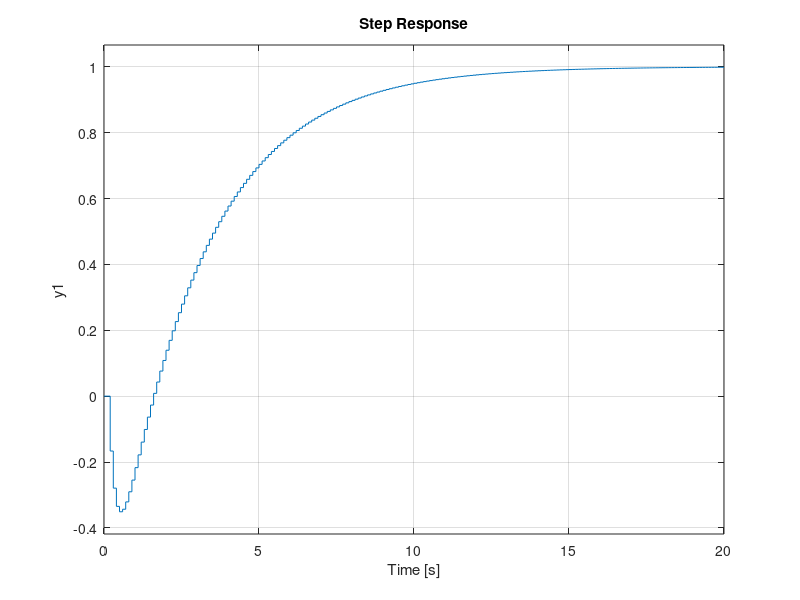

Source code (MATLAB): (Note: this script raises an error after producing the figure.)
%% case_study_quantized_lqi_dp.m
% Quantized LQI case study (2nd-order SISO)
% Compares scalar quantizer designs:
%   - Uniform
%   - Logarithmic (mu-law companded)
%   - Lloyd / K-means (1D weighted)
%   - Dynamic Programming (globally optimal weighted 1D)

% DONE: Works correctly if you let the steady-state stay enough 
% in the trajectory
% TODO: define a number of full trajectories + 
% define a number of initializations to the first part of the trajectory

clear; clc; close all;
rng(7);

%% =========================
% 1) Plant + LQI controller
% ==========================
Ts = 0.1;

% UNSTABLE + NONMINIMUM PHASE
A = [1.2,0.4;
    -0.3,0.9];
B = [1;0.5];
C = [1,1];
D = 0;

n = size(A,1);   % = 2
m = size(B,2);   % = 1
p = size(C,1);   % = 1

% LQI integrator gain T (paper notation, scalar in SISO)
Ti = Ts;   % T = Ts for forward-Euler-like discrete integrator

% Augmented nominal (unquantized) servo dynamics
% xi = [x; z],  z_{k+1} = z_k + Ti (r_k - y_k)
Aaug = [A,            zeros(n,p);
       -Ti*C,         eye(p)];
Baug = [B; zeros(p,m)];

% LQI/LQR weights on augmented state and command
% vastly different weights to have slow and fast closed-loop dynamics
% Qaug = diag([12, 1.5, 25]);
Qaug = diag([8, 1, 16]);
R = 1; 

% MATLAB dlqr uses u = -Kdlqr * xi
Kdlqr = dlqr(Aaug, Baug, Qaug, R);
Kfull = -Kdlqr;            % paper convention u = K * xi
Kx = Kfull(:,1:n);         % 1x2
Kz = Kfull(:,n+1:end);     % 1x1

% Closed-loop matrices in manuscript form
Acl = [A + B*Kx,   B*Kz;
      -Ti*C,       1];
Gx = [B*Kx;
      zeros(p,n)];          % size (n+p) x n = 3x2
Gy = [zeros(n,p);
     -Ti*eye(p)];           % size (n+p) x p = 3x1
E = [zeros(n,p); Ti*eye(p)]; % not used here (regulation form)

fprintf('\n=== Open-loop checks ===\n');
fprintf('eig(Acl) = \n');
disp(eig(A).');
fprintf('zero(ss(A,B,C,D))) = \n');
disp(zero(ss(A,B,C,D,Ts)))

% figure,step(ss(A,B,C,D,Ts),5)

fprintf('\n=== Closed-loop checks ===\n');
fprintf('eig(Acl) = \n');
disp(eig(Acl).');
assert(all(abs(eig(Acl)) < 1), 'Acl is not Schur. Retune Qaug/R.');

figure('Name','Closed-loop ideal step response')
step(ss(Acl,E,[C,0],0,Ts))

stepperf = stepinfo(ss(Acl,E,[C,0],0,Ts));
settlingTime = stepperf.SettlingTime

%% ============================================
% Reference signal for evaluation/training
% ============================================

% @USERTODO: define adequate tfin_sim for requested experiment

% num_windows = 3
% gamma = 0.98;   % discounted command-distortion factor
% refCfg.type = 'const'; refCfg.r0 = 0.0;  % stabilization to origin
% x0_box     = [1.5; 1.5]*2;   % random x0 in [-box, box]
% z0_box     = 0.8*2;          % random z0 in [-z0_box, z0_box]

% num_windows = 3
% gamma = 0.98;   % discounted command-distortion factor
% refCfg.type = 'const'; refCfg.r0 = -0.7;
% x0_box     = [1.5; 1.5]*2;   % random x0 in [-box, box]
% z0_box     = 0.8*2;          % random z0 in [-z0_box, z0_box]

% num_windows = 5
% gamma = 0.99;   % discounted command-distortion factor
% refCfg.type = 'sine'; refCfg.amp = 0.4; refCfg.freq = 0.15/10/4; refCfg.bias = 0.4;
% x0_box     = [1.5; 1.5]*2;   % random x0 in [-box, box]
% z0_box     = 0.8*2;          % random z0 in [-z0_box, z0_box]
% 
% % num_windows = 6
% num_windows = 5
% min_settlingTime_window = ceil(settlingTime/10)*10
% num_samples_per_settlingTime_window = round(min_settlingTime_window/Ts);
% tfin_sim = min_settlingTime_window*num_windows
% gamma = 0.995;   % discounted command-distortion factor
% % refCfg.type = 'piecewise'; refCfg.switch_k = [0 1 2 3 4 5]*num_samples_per_settlingTime_window; refCfg.values   = [0.0 0.7 -0.4 0.6 0.2 0.2]*2;  % long final constant segment helps show quantization limit cycles
% refCfg.type = 'piecewise'; refCfg.switch_k = [0 1 2 3 4]*num_samples_per_settlingTime_window; refCfg.values   = [0.0 0.7 -0.4 0.6 0.2]*2;  % long final constant segment helps show quantization limit cycles
% % x0_box     = [10,10];   % random x0 in [-box, box]
% % z0_box     = 10;       % random z0 in [-z0_box, z0_box]
% x0_box     = [5,5];   % random x0 in [-box, box]
% z0_box     = 1;       % random z0 in [-z0_box, z0_box]

%
num_windows = 4
min_settlingTime_window = ceil(settlingTime/10)*10*2
num_samples_per_settlingTime_window = round(min_settlingTime_window/Ts);
tfin_sim = min_settlingTime_window*num_windows
% gamma = 0.997;   % discounted command-distortion factor
% gamma = 1;   % discounted command-distortion factor
gamma = 0.9992;   % discounted command-distortion factor
refCfg.type = 'mixed';
refCfg.switch_k = [0 1 2]*num_samples_per_settlingTime_window;
refCfg.segType = {'step','ramp','sine'};
ramp_max = 0.6;
refCfg.segPar  = {
    struct('value', -0.7),                         ... % step to -0.7
    struct('start', -0.7, 'slope', ramp_max/min_settlingTime_window/4.5/1.1,'min',-0.7,'max',ramp_max),        ... % ramp: -0.4 + 0.002*tau
    struct('bias',0.5, 'amp', 0.3, 'freq', 0.01/2,'phase',pi), ... % sine in segment time
};
x0_box     = [5,5];   % random x0 in [-box, box]
z0_box     = 1;       % random z0 in [-z0_box, z0_box]


%%
% min_settlingTime_window = ceil(settlingTime/10)*10
% num_samples_per_settlingTime_window = round(min_settlingTime_window/Ts);
% tfin_sim = min_settlingTime_window*num_windows

%% =========================================
% 2) Discounted Lyapunov matrix + sensitivities
% ============================================
% Theorem 2 quantities
% Qu = K' R K (here R scalar)
% Qu = Kfull' * R * Kfull; % old; u only
% Qdelta = Qaug/25/2/10;
% Qdelta = Qaug*0;
Qdelta = Qaug; 
Qu = Qdelta + Kfull' * R * Kfull;
Qu = (Qu+Qu')/2;

% Discounted Lyapunov equation:
% Su = Qu + gamma * Acl' * Su * Acl
% MATLAB dlyap solves: A X A' - X + Q = 0  => X = A X A' + Q
% Use A = sqrt(gamma)*Acl'
Su = dlyap(sqrt(gamma)*Acl', Qu);

Wx_u = Gx' * Su * Gx + Kx' * R * Kx;  % 2x2
Wy_u = Gy' * Su * Gy;                  % 1x1

% Corollary row-sum weights (sufficient separable bound)
alpha_x = diag(Wx_u) + (sum(abs(Wx_u),2) - abs(diag(Wx_u)));
alpha_y = diag(Wy_u) + (sum(abs(Wy_u),2) - abs(diag(Wy_u)));

fprintf('\n=== Sensitivity matrices ===\n');
disp('Wx_u ='); disp(Wx_u);
disp('Wy_u ='); disp(Wy_u);
disp('alpha_x ='); disp(alpha_x.');
disp('alpha_y ='); disp(alpha_y.');

%% ===================================
% 3) Training data from ideal LQI loop
% ====================================
% Regulation / deviation case (r_k = 0)
% We collect ideal trajectories and design quantizers from x,y samples.

% nTrainTraj = 500;
nTrainTraj = 500;
% nTrainTraj = 200;
% nTrainTraj = 100;
%
% horizon for data collection
% Htrain     = 100;   
% Htrain     = 750;
% Htrain     = 600;
Htrain = round(tfin_sim/Ts);
%
% nTestTraj = 250;
nTestTraj = 250;
% nTestTraj = 50;
% nTestTraj = 20;
% Heval     = 180;  % truncated discounted horizon
%
Heval     = Htrain;  % truncated discounted horizon

% train = collect_ideal_dataset(A, B, C, Kx, Kz, Ti, nTrainTraj, Htrain, x0_box, z0_box, gamma);
train = collect_ideal_dataset_ref(A, B, C, Kx, Kz, Ti, nTrainTraj, Htrain, x0_box, z0_box, gamma, refCfg);

% Training arrays
x1_samples = train.x(:,1);
x2_samples = train.x(:,2);
y_samples  = train.y(:);
omega_t    = train.w(:);   % discount-consistent weights gamma^k

% Prescribed quantizer ranges (hardware-like fixed ranges)
% Here selected from training envelope with margin.
range_margin = 1.25;
Sx = range_margin * [max(abs(x1_samples)), max(abs(x2_samples))];
Sy = range_margin * max(abs(y_samples));

% Enforce samples inside prescribed ranges (for design consistency)
assert(all(abs(x1_samples) <= Sx(1)+1e-12));
assert(all(abs(x2_samples) <= Sx(2)+1e-12));
assert(all(abs(y_samples)  <= Sy   +1e-12));

%% Fixed per-channel level counts
% % MANUAL MODE
% Nx = [9, 9];   % x1, x2
% Ny = 9;        % y
% Nx = [64, 64];   % x1, x2
% Ny = 64;        % y
% Nx = [128, 128];   % x1, x2 %% recommended (for same allocation for all)
% Ny = 128;        % y
% Nx = [211, 113];   % x1, x2 %%
% Ny = 60;        % y
% Nx = [256, 256];   % x1, x2
% Ny = 256;        % y

% QUASI OPTIMAL BIT ALLOCATION
% Ntot = 768;
Ntot = 384;
% Ntot = 320;
% Ntot = 256;
% Ntot = 192;
% % %
% Qdelta2 = Qaug*0; 
Qdelta2 = Qaug;
Qu2 = Qdelta2 + Kfull' * R * Kfull;
Qu2 = (Qu2+Qu2')/2;
Su2 = dlyap(sqrt(gamma)*Acl', Qu2);
Wx_u2 = Gx' * Su2 * Gx + Kx' * R * Kx;  % 2x2
Wy_u2 = Gy' * Su2 * Gy;                  % 1x1
alpha_x = diag(Wx_u2) + (sum(abs(Wx_u2),2) - abs(diag(Wx_u2)));
alpha_y = diag(Wy_u2) + (sum(abs(Wy_u2),2) - abs(diag(Wy_u2)));
% % % %
S = [Sx(1); Sx(2); Sy];
alpha = [alpha_x(1); alpha_x(2); alpha_y(1)];
c = alpha .* (S.^2);
w = c.^(1/3);
N = Ntot * w / sum(w);
Nint = round(N); 
% fix rounding to sum exactly:
delta = Ntot - sum(Nint);
[~,idx] = sort(N - Nint,'descend');
Nint(idx(1:abs(delta))) = Nint(idx(1:abs(delta))) + sign(delta);
% Nint
Nx = [Nint(1),Nint(2)];
Ny = Nint(3);
% Nx = [89+20,37]
% Ny = [66-20]

fprintf('\n=== Quantizer ranges / levels ===\n');
fprintf('Sx = [%.4f, %.4f], Sy = %.4f\n', Sx(1), Sx(2), Sy);
fprintf('Nx = [%d, %d], Ny = %d\n', Nx(1), Nx(2), Ny);
fprintf('Ntot = %d\n', Nx(1)+Nx(2)+Ny);

%% =============================================
% 4) Design scalar quantizers (4 methods/channel)
% =============================================
methods = {'uniform','log','kmeans','dp'};
Qset = struct();

% Weighted scalar design weights (alpha only rescales each channel objective,
% but we include them to reflect the corollary notation)
w_x1 = omega_t * alpha_x(1);
w_x2 = omega_t * alpha_x(2);
w_y  = omega_t * alpha_y(1);

% x1
Qset.uniform.x{1} = design_uniform_quantizer(Sx(1), Nx(1));
Qset.log.x{1}     = design_best_log_quantizer(x1_samples, w_x1, Sx(1), Nx(1));
Qset.kmeans.x{1}  = design_lloyd1d_quantizer(x1_samples, w_x1, Sx(1), Nx(1));
Qset.dp.x{1}      = design_dp1d_quantizer(x1_samples, w_x1, Sx(1), Nx(1));

% x2
Qset.uniform.x{2} = design_uniform_quantizer(Sx(2), Nx(2));
Qset.log.x{2}     = design_best_log_quantizer(x2_samples, w_x2, Sx(2), Nx(2));
Qset.kmeans.x{2}  = design_lloyd1d_quantizer(x2_samples, w_x2, Sx(2), Nx(2));
Qset.dp.x{2}      = design_dp1d_quantizer(x2_samples, w_x2, Sx(2), Nx(2));

% y
Qset.uniform.y{1} = design_uniform_quantizer(Sy, Ny);
Qset.log.y{1}     = design_best_log_quantizer(y_samples, w_y, Sy, Ny);
Qset.kmeans.y{1}  = design_lloyd1d_quantizer(y_samples, w_y, Sy, Ny);
Qset.dp.y{1}      = design_dp1d_quantizer(y_samples, w_y, Sy, Ny);

%% ============================================
% 5) Training surrogate SSE (per method, design)
% =============================================
trainSSE = struct();
for im = 1:numel(methods)
    disp('Training surrogate SSE (per method, design)')
    im
    nm = methods{im};
    qx1 = Qset.(nm).x{1};
    qx2 = Qset.(nm).x{2};
    qy  = Qset.(nm).y{1};

    Jx1 = weighted_sse(x1_samples, w_x1, qx1);
    Jx2 = weighted_sse(x2_samples, w_x2, qx2);
    Jy  = weighted_sse(y_samples,  w_y,  qy);

    trainSSE.(nm) = [Jx1, Jx2, Jy, Jx1+Jx2+Jy];
end

fprintf('\n=== Training weighted scalar surrogate SSE (x1, x2, y, total) ===\n');
for im = 1:numel(methods)
    nm = methods{im};
    vals = trainSSE.(nm);
    fprintf('%-7s : %.6e   %.6e   %.6e   | total = %.6e\n', nm, vals(1), vals(2), vals(3), vals(4));
end

%% ==========================================
% 6) Closed-loop evaluation on test trajectories
% ===========================================
testset   = sample_initial_conditions(nTestTraj, x0_box/3, z0_box/3);

results = struct();
for im = 1:numel(methods)
    disp('Closed-loop evaluation on test trajectories')
    im
    nm = methods{im};
    qbundle = Qset.(nm);

    % out = evaluate_quantized_case( ...
    %     A, B, C, Kx, Kz, Ti, R, gamma, ...
    %     Wx_u, Wy_u, qbundle, testset, Heval);
    out = evaluate_quantized_case_ref( ...
        A, B, C, Kx, Kz, Ti, Qdelta, R, gamma, ...
        Wx_u, Wy_u, qbundle, testset, Heval, refCfg,Sx,Sy);

    results.(nm) = out;
end

fprintf('\n=== Test-set averages (discounted, truncated to Heval) ===\n');
fprintf('Method   avg Ju_gamma      avg surrogate      overload rate\n');
for im = 1:numel(methods)
    nm = methods{im};
    r = results.(nm);
    fprintf('%-7s  %.6e   %.6e   %.4f\n', ...
        nm, mean(r.Ju), mean(r.Jsurr), r.overload_count / max(1,r.total_quant_calls));
end

%% ===========================
% 7) Simple comparison plots
% ===========================
Ju_mean   = zeros(numel(methods),1);
Js_mean   = zeros(numel(methods),1);
Ju_std    = zeros(numel(methods),1);
Js_std    = zeros(numel(methods),1);
ovr_rate  = zeros(numel(methods),1);

for im = 1:numel(methods)
    nm = methods{im};
    Ju_mean(im)  = mean(results.(nm).Ju);
    Js_mean(im)  = mean(results.(nm).Jsurr);
    Ju_std(im)   = std(results.(nm).Ju);
    Js_std(im)   = std(results.(nm).Jsurr);
    ovr_rate(im) = results.(nm).overload_count / max(1, results.(nm).total_quant_calls);
end

figure('Name','Discounted command distortion');
bar(Ju_mean); hold on;
% bar(log10(Ju_mean)); hold on;
errorbar(1:numel(methods), Ju_mean, Ju_std, '.k', 'LineWidth', 1);
% errorbar(1:numel(methods), log10(Ju_mean), log10(Ju_std), '.k', 'LineWidth', 1);
set(gca,'XTick',1:numel(methods),'XTickLabel',methods);
ylabel('Average J_{u,\gamma} (test set)');
title('Discounted command distortion comparison');
grid on;

figure('Name','Theorem surrogate');
bar(Js_mean); hold on;
% bar(log10(Js_mean)); hold on;
errorbar(1:numel(methods), Js_mean, Js_std, '.k', 'LineWidth', 1);
% errorbar(1:numel(methods), log10(Js_mean), log10(Js_std), '.k', 'LineWidth', 1);
set(gca,'XTick',1:numel(methods),'XTickLabel',methods);
ylabel('Average surrogate sum');
title('Weighted error surrogate comparison');
grid on;

figure('Name','Overload rate');
bar(ovr_rate);
set(gca,'XTick',1:numel(methods),'XTickLabel',methods);
ylabel('Overload rate');
title('Quantizer range violations (should be near zero)');
grid on;

% Example quantizer visualization (x1)
figure('Name','x1 quantizers');
hold on; grid on;
xx = linspace(-Sx(1), Sx(1), 2000);
plot(xx, quantize_vec(xx, Qset.uniform.x{1}), 'LineWidth', 1.2);
plot(xx, quantize_vec(xx, Qset.log.x{1}),     'LineWidth', 1.2);
plot(xx, quantize_vec(xx, Qset.kmeans.x{1}),  'LineWidth', 1.2);
plot(xx, quantize_vec(xx, Qset.dp.x{1}),      'LineWidth', 1.5);
legend(methods, 'Location','best');
xlabel('x_1'); ylabel('q(x_1)');
title('Designed scalar quantizers for x_1');

disp('Done.');

%% ==========================================
% 8) Example trajectory plots (same x0, same r)
% ===========================================
x0_example = [0.4; -0.2; 0.1];  % [x1;x2;z]

traj = struct();
for im = 1:numel(methods)
    nm = methods{im};
    traj.(nm) = simulate_single_trajectory_ref( ...
        A, B, C, Kx, Kz, Ti, R, gamma, Wx_u, Wy_u, ...
        Qset.(nm), x0_example, Heval, refCfg);
end

% Ideal trajectory (reuse from one of the structs)
t = traj.uniform.k;
rseq = traj.uniform.r;
y_id = traj.uniform.y_ideal;
u_id = traj.uniform.u_ideal;

figure('Name','Tracking trajectories');
subplot(2,1,1); hold on; grid on;
plot(t, rseq, '--', 'LineWidth', 1.2);
plot(t, y_id, 'k', 'LineWidth', 1.5);
for im = 1:numel(methods)
    nm = methods{im};
    plot(t, traj.(nm).y, 'LineWidth', 1.0);
end
legend(['ref','ideal', methods], 'Location','best');
xlabel('k'); ylabel('y_k');
title('Output trajectories under arbitrary reference');

subplot(2,1,2); hold on; grid on;
plot(t, u_id, 'k', 'LineWidth', 1.5);
for im = 1:numel(methods)
    nm = methods{im};
    plot(t, traj.(nm).u, 'LineWidth', 1.0);
end
legend(['ideal', methods], 'Location','best');
xlabel('k'); ylabel('u_k');
title('Command trajectories');

% Tail zoom to reveal steady quantization effects / limit-cycle-like behavior
Ktail = 120;                    % show last Ktail samples for limit-cycle/chattering view
% idxTail = max(1, numel(t)-Ktail+1):numel(t);
idxTail = 1:numel(t);  % all

figure('Name','Tail zoom for quantization effects');
subplot(3,1,1); hold on; grid on;
plot(t(idxTail), rseq(idxTail), '--', 'LineWidth', 1.2);
plot(t(idxTail), y_id(idxTail), 'k', 'LineWidth', 1.3);
for im = 1:numel(methods)
    nm = methods{im};
    plot(t(idxTail), traj.(nm).y(idxTail), 'LineWidth', 1.0);
end
legend(cell(['ref','ideal',methods]), 'Location','best');
xlabel('k'); ylabel('y_k');
title('Zoom (output)');

subplot(3,1,2); hold on; grid on;
for im = 1:numel(methods)
    nm = methods{im};
    plot(t(idxTail), traj.(nm).u(idxTail) - u_id(idxTail), 'LineWidth', 1.0);
    disp(['>> RMS command distortion of ',nm,': ',num2str(sum((traj.(nm).u(idxTail) - u_id(idxTail)).^2))])
end
legend(methods, 'Location','best');
xlabel('k'); ylabel('\delta u_k');
title('Tail zoom (command distortion)');

subplot(3,1,3); hold on; grid on;
plot(traj.uniform.x1_ideal, traj.uniform.x2_ideal, 'k', 'LineWidth', 1.3);
for im = 1:numel(methods)
    nm = methods{im};
    plot(traj.(nm).x1(idxTail), traj.(nm).x2(idxTail), '.-', 'LineWidth', 0.8);
end
legend(cell(['ideal',methods]), 'Location','best');
xlabel('x_1'); ylabel('x_2');
title('Tail phase portrait (quantization-induced small cycles/chatter)');

% alternative logscale figure to subplot(3,1,2)
figure('Name','Command distortion logscale')
hold on; grid on;
for im = 1:numel(methods)
    nm = methods{im};
    plot(t(idxTail), db(abs(traj.(nm).u(idxTail) - u_id(idxTail))), 'LineWidth', 1.0);
    % yline(mean(db(abs(traj.(nm).u(idxTail) - u_id(idxTail)))),'--')
    disp(['>> RMS abs value of command distortion of ',nm,': ',num2str(sum((traj.(nm).u(idxTail) - u_id(idxTail)).^2))])
end
legend(methods, 'Location','best');
markertype = {'x','o','<','>'};
for im = 1:numel(methods)
    nm = methods{im};
    % plot(t(idxTail), db(abs(traj.(nm).u(idxTail) - u_id(idxTail))), 'LineWidth', 1.0);
    plot(t(idxTail),mean(db(abs(traj.(nm).u(idxTail) - u_id(idxTail)))),['--',markertype{im}])
    % disp(['>> RMS abs value of command distortion of ',nm,': ',num2str(sum((traj.(nm).u(idxTail) - u_id(idxTail)).^2))])
end
legend([methods,methods], 'Location','best');
xlabel('k'); ylabel('|\delta u_k| [dB]');
title('Tail zoom (command distortion)');

%% ==========================================
% 9) Centroid spacing plots (1D) for all quantizers
% ===========================================
plot_centroid_stems(Qset, methods, 'x_1 centroids', 'x', 1);
plot_centroid_stems(Qset, methods, 'x_2 centroids', 'x', 2);
plot_centroid_stems(Qset, methods, 'y centroids',   'y', 1);

% plot_centroid_stems_diff(Qset, methods, 'x_1 centroids', 'x', 1);
% plot_centroid_stems_diff(Qset, methods, 'x_2 centroids', 'x', 2);
% plot_centroid_stems_diff(Qset, methods, 'y centroids',   'y', 1);

%% ==========================================
% 10) Optional 2D partition plots (rectangular cells, not Voronoi)
% ===========================================
for im = 1:numel(methods)
    nm = methods{im};
    figure('Name',['State quantizer partitions in (x1,x2) - ',nm]);
    % subplot(2,2,im); 
    hold on; grid on; axis equal;
    plot_rect_partition(Qset.(nm).x{1}, Qset.(nm).x{2});
    title(sprintf('%s (rectangular partition)', nm));
    xlabel('x_1'); ylabel('x_2');
end

% %% ==========================================
% % 11) LCSS PLOT (Short summary of others)
% % ===========================================
% figure('Name','LCSS')
% 
% % subplot(2,3,[1,2,3]), hold on; grid on;
% subplot(3,3,[1,2,3]), hold on; grid on;
% plot(t(idxTail), rseq(idxTail), '--', 'LineWidth', 1.2);
% % plot(t(idxTail), y_id(idxTail), 'k', 'LineWidth', 1.3);
% for im = 1:numel(methods)
%     nm = methods{im};
%     if im == 4
%         plot(t(idxTail), traj.(nm).y(idxTail), 'b', 'LineWidth', 1.0);
%     else
%         plot(t(idxTail), traj.(nm).y(idxTail), 'r', 'LineWidth', 1.0);
%     end
% end
% % legend(cell(['ref','ideal',methods]), 'Location','best');
% % legend('ref','ideal','uniform','log','kmeans','proposed', 'Location','best');
% legend('ref','uniform','log','kmeans','proposed', 'Location','best');
% xlabel('k'); ylabel('y_k');
% title('Zoom (output)');
% 
% % subplot(2,3,4)
% subplot(3,3,4)
% histogram(train.x(:,1),100,'normalization','pdf')
% % 
% % subplot(2,3,[5,6])
% subplot(3,3,[5,6])
% plot_centroid_stems_LCSS(Qset, methods, 'x_1 centroids', 'x', 1);
% 
% subplot(3,3,7)
% histogram(train.y,100,'normalization','pdf')
% 
% % subplot(2,3,[5,6])
% subplot(3,3,[8,9])
% plot_centroid_stems_LCSS(Qset, methods, 'y centroids', 'y', 1);

%% ==========================================
% 11) LCSS PLOT (Short summary of others)
% ===========================================
figure('Name','LCSS')

% subplot(2,3,[1,2,3]), hold on; grid on;
subplot(3,3,[1,2,3]), hold on; grid on;
plot(t(idxTail), rseq(idxTail), '--', 'LineWidth', 1.2);
% plot(t(idxTail), y_id(idxTail), 'k', 'LineWidth', 1.3);
for im = 1:numel(methods)
    nm = methods{im};
    if im == 4
        plot(t(idxTail), traj.(nm).y(idxTail), 'b', 'LineWidth', 1.0);
    else
        plot(t(idxTail), traj.(nm).y(idxTail), 'r', 'LineWidth', 1.0);
    end
end
% legend(cell(['ref','ideal',methods]), 'Location','best');
% legend('ref','ideal','uniform','log','kmeans','proposed', 'Location','best');
legend('ref','uniform','logarithmic','kmeans','proposed', 'Location','best');
xlabel('k'); ylabel('y_k');
title('Tracking');

subplot(3,3,4)
histogram(train.x(:,1),80,'normalization','pdf')
xlim([-2.5,2.5])
xlabel('x_1')
ylabel('Histogram (pdf)')
% 
subplot(3,3,7)
plot_centroid_stems_LCSS(Qset, methods, 'x_1 centroids', 'x', 1);
xlim([-2.5,2.5])
xlabel('c_{x,1}')
ylim([0,1.05])
ylabel('Centroid spacing');

subplot(3,3,5)
histogram(train.x(:,2),80,'normalization','pdf')
xlim([-3.5,3.5])
xlabel('x_2')
%
subplot(3,3,8)
plot_centroid_stems_LCSS(Qset, methods, 'x_2 centroids', 'x', 2);
xlim([-3.5,3.5])
xlabel('c_{x,2}')
ylim([0,1.05])

subplot(3,3,6)
histogram(train.y,100,'normalization','pdf')
xlabel('y')
xlim([-1,1])
%
subplot(3,3,9)
plot_centroid_stems_LCSS(Qset, methods, 'y centroids', 'y', 1);
xlim([-1,1])
xlabel('c_{y,1}')
ylim([0,1.05])

%% ========================================================================
%% Local functions
%% ========================================================================
function testset = sample_initial_conditions(nTraj, x0_box, z0_box)
    testset = zeros(nTraj, 3);
    % TOL_LESS = 0.5;
    for i = 1:nTraj
        % x0 = (2*rand(2,1)-1).*x0_box(:)*(1-TOL_LESS);
        % z0 = (2*rand-1)*z0_box*(1-TOL_LESS);
        x0 = (2*rand(2,1)-1).*x0_box(:);
        z0 = (2*rand-1)*z0_box;
        testset(i,:) = [x0(:).', z0];
    end
end

function q = design_uniform_quantizer(S,N)
    disp('>> Designing uniform quantizer')
    b = linspace(-S, S, N+1);
    c = 0.5*(b(1:end-1) + b(2:end));
    q = make_quantizer_struct(b, c, sprintf('uniform N=%d',N));
end

function qbest = design_best_log_quantizer(s, w, S, N)
    % "Logarithmic" via mu-law companding -> uniform quantization in companded domain
    disp('>> Designing logarithmic quantizer')
    mu_grid = [0.5 1 2 5 10 20 50 100 200];
    bestJ = inf;
    qbest = design_uniform_quantizer(S,N); % fallback

    for mu = mu_grid
        q = design_logmulaw_quantizer(S, N, mu);
        J = weighted_sse(s, w, q);
        if J < bestJ
            bestJ = J;
            qbest = q;
        end
    end
end

function q = design_logmulaw_quantizer(S,N,mu)
    % Build finite-level static quantizer by companding thresholds/centroids
    bu = linspace(-1, 1, N+1);               % thresholds in companded domain
    cu = 0.5*(bu(1:end-1) + bu(2:end));      % centroids in companded domain

    b = S * inv_mulaw(bu, mu);
    c = S * inv_mulaw(cu, mu);

    % Enforce exact endpoints (numerical)
    b(1) = -S; b(end) = S;
    q = make_quantizer_struct(b, c, sprintf('log(mu=%.3g)',mu));
end

function y = inv_mulaw(v, mu)
    % inverse of normalized mu-law compressor
    y = sign(v) .* ((1+mu).^abs(v) - 1) / mu;
end

function q = design_lloyd1d_quantizer(s, w, S, N)
    % Weighted 1D Lloyd (K-means-like), local optimum.
    disp('>> Designing Lloyd-Max quantizer')
    s = s(:); w = w(:);
    M = numel(s);
    assert(M >= N, 'Need M >= N samples.');

    % Clamp to range (should already be inside)
    s = min(max(s, -S), S);

    % Multiple deterministic/random initializations
    init_list = cell(0,1);
    init_list{end+1} = linspace(min(s), max(s), N).';
    init_list{end+1} = weighted_quantile_init(s,w,N);
    for r = 1:3
        idx = randperm(M,N);
        init_list{end+1} = sort(s(idx));
    end

    bestJ = inf;
    bestc = [];

    for itry = 1:numel(init_list)
        c = sort(init_list{itry}(:));
        c = min(max(c,-S),S);

        num_iter = 100;  % initial
        % num_iter = 50;

        for iter = 1:num_iter
            if mod(iter,25) == 1
                disp(['-- iter=',num2str(iter)])
            end
            % Assign by nearest centroid
            edges = [-inf; 0.5*(c(1:end-1)+c(2:end)); inf];
            bin = discretize(s, edges);
            c_new = c;
            for k = 1:N
                Ik = (bin == k);
                if any(Ik)
                    c_new(k) = sum(w(Ik).*s(Ik)) / sum(w(Ik));
                else
                    % empty cluster: split largest-error point
                    [~, idxWorst] = max(w .* (s - c(bin)).^2);
                    c_new(k) = s(idxWorst);
                end
            end
            c_new = sort(min(max(c_new,-S),S));

            if norm(c_new - c, inf) < 1e-10
                c = c_new;
                break;
            end
            c = c_new;
        end

        % Build quantizer
        b = [-S; 0.5*(c(1:end-1)+c(2:end)); S];
        q_try = make_quantizer_struct(b, c, 'kmeans1d');
        J = weighted_sse(s, w, q_try);

        if J < bestJ
            bestJ = J;
            bestc = c;
        end
    end

    b = [-S; 0.5*(bestc(1:end-1)+bestc(2:end)); S];
    q = make_quantizer_struct(b, bestc, 'kmeans1d');
end

function c0 = weighted_quantile_init(s,w,N)
    [ss, idx] = sort(s(:));
    ww = w(idx);
    cw = cumsum(ww)/sum(ww);
    targets = ((1:N)-0.5)/N;
    c0 = zeros(N,1);
    for i = 1:N
        [~,j] = min(abs(cw - targets(i)));
        c0(i) = ss(j);
    end
    c0 = sort(c0);
end

function q = design_dp1d_quantizer(samples, weights, S_s, N)
% Globally optimal weighted 1D N-level scalar quantizer (memory-safe DP)
% samples : Mx1
% weights : Mx1, positive
% range   : [-S_s, S_s]
% N       : number of levels (1 <= N <= M)
    disp('>> Designing DP quantizer')

    s = samples(:);
    w = weights(:);

    % Keep only valid in-range, positive-weight samples
    msk = isfinite(s) & isfinite(w) & (w > 0) & (s >= -S_s) & (s <= S_s);
    s = s(msk);
    w = w(msk);

    if isempty(s)
        error('No valid samples for DP quantizer design.');
    end

    % Sort by sample value
    [s, ord] = sort(s, 'ascend');
    w = w(ord);

    M = numel(s);
    N = min(max(1, round(N)), M);

    % Optional exact compression of duplicates (helps a lot if duplicates exist)
    [su, ~, ic] = unique(s, 'stable');
    if numel(su) < M
        wu = accumarray(ic, w);
        s = su;
        w = wu;
        M = numel(s);
        N = min(N, M);
    end

    % Prefix sums: Wp(t+1)=sum_{i=1}^t w_i
    Wp  = [0; cumsum(w)];
    Sp  = [0; cumsum(w .* s)];
    S2p = [0; cumsum(w .* (s.^2))];

    % O(1) weighted segment SSE cost for inclusive segment [i..j], 1<=i<=j<=M
    cost = @(i,j) segment_cost(i,j,Wp,Sp,S2p);

    % DP arrays:
    % dp_prev(j) = optimal cost using (k-1) segments for first j samples
    % dp_cur(j)  = optimal cost using k segments for first j samples
    dp_prev = inf(M,1);
    splitIdx = zeros(N, M, 'uint32');  % splitIdx(k,j)=best i for recurrence at row k, col j

    % Base row k=1
    for j = 1:M
        dp_prev(j) = cost(1,j);
    end

    % Subsequent rows k=2..N using divide-and-conquer optimization
    for k = 2:N
        dp_cur = inf(M,1);
        optk   = zeros(M,1,'uint32');

        % valid j are j >= k
        [dp_cur, optk] = compute_row_dc(k, M, k-1, M-1, dp_prev, cost, dp_cur, optk);

        splitIdx(k,:) = optk;
        dp_prev = dp_cur;
    end

    % Backtrack segment boundaries [a_r .. b_r], r=1..N
    a = zeros(N,1);
    b = zeros(N,1);

    j = M;
    for k = N:-1:2
        i = double(splitIdx(k,j)); % previous endpoint
        a(k) = i + 1;
        b(k) = j;
        j = i;
    end
    a(1) = 1;
    b(1) = j;

    % Centroids (weighted means)
    c = zeros(N,1);
    for r = 1:N
        ii = a(r); jj = b(r);
        Wseg = Wp(jj+1) - Wp(ii);
        Sseg = Sp(jj+1) - Sp(ii);
        c(r) = Sseg / Wseg;
    end

    % Thresholds: prescribed endpoints + midpoints between adjacent centroids
    bth = zeros(N+1,1);
    bth(1)   = -S_s;
    bth(end) =  S_s;
    if N >= 2
        bth(2:N) = 0.5 * (c(1:end-1) + c(2:end));
    end

    % Return struct (adapt fields to your codebase)
    q = struct();
    q.N = N;
    q.S = S_s;
    q.c = c(:).';
    q.b = bth(:).';
    q.dp_cost = dp_prev(M);
end

% ---------- helpers ----------

function val = segment_cost(i,j,Wp,Sp,S2p)
% Weighted SSE of fitting samples i..j by one centroid (weighted mean)
    Wseg  = Wp(j+1)  - Wp(i);
    Sseg  = Sp(j+1)  - Sp(i);
    S2seg = S2p(j+1) - S2p(i);

    % Numerical guard (Wseg should be >0 because weights >0)
    if Wseg <= 0
        val = inf;
    else
        val = S2seg - (Sseg*Sseg)/Wseg;
        if val < 0 && val > -1e-12
            val = 0; % numerical cleanup
        end
    end
end

function [dp_cur, optk] = compute_row_dc(jL, jR, optL, optR, dp_prev, cost, dp_cur, optk)
% Divide-and-conquer optimization for one DP row
% Recurrence at fixed row k:
% dp_cur(j) = min_{i in [optL..optR] and i<=j-1} dp_prev(i) + cost(i+1, j)

    if jL > jR
        return;
    end

    jMid = floor((jL + jR) / 2);

    iMin = optL;
    iMax = min(optR, jMid-1);

    bestVal = inf;
    bestI   = uint32(iMin);

    for i = iMin:iMax
        v = dp_prev(i) + cost(i+1, jMid);
        if v < bestVal
            bestVal = v;
            bestI = uint32(i);
        end
    end

    dp_cur(jMid) = bestVal;
    optk(jMid)   = bestI;

    % Recurse left/right with monotone-optimality bounds
    [dp_cur, optk] = compute_row_dc(jL, jMid-1, optL, double(bestI), dp_prev, cost, dp_cur, optk);
    [dp_cur, optk] = compute_row_dc(jMid+1, jR, double(bestI), optR, dp_prev, cost, dp_cur, optk);
end

function q = make_quantizer_struct(b, c, name)
    b = b(:); c = c(:);
    assert(numel(b) == numel(c)+1, 'Threshold/centroid size mismatch.');
    assert(all(diff(b) >= 0), 'Thresholds must be sorted.');
    q.b = b;
    q.c = c;
    q.N = numel(c);
    q.name = name;
end

function J = weighted_sse(s, w, q)
    sq = quantize_vec(s, q);
    err = s(:) - sq(:);
    J = sum(w(:) .* (err.^2));
end

function qv = quantize_vec(v, q)
    % Saturating scalar quantizer, vectorized
    v = v(:);
    qv = zeros(size(v));

    % Saturate outside range
    left  = (v <= q.b(1));
    right = (v >= q.b(end));
    mid   = ~(left | right);

    qv(left)  = q.c(1);
    qv(right) = q.c(end);

    if any(mid)
        vm = v(mid);
        % discretize uses edges, bins 1..N on [b_i, b_{i+1})
        bin = discretize(vm, q.b);
        % Handle exact right endpoint mapping
        bin(isnan(bin)) = q.N;
        qv(mid) = q.c(bin);
    end
end

function [qv, overload] = quantize_scalar(v, q)
    overload = (v < q.b(1)) || (v > q.b(end));
    if v <= q.b(1)
        qv = q.c(1); return;
    elseif v >= q.b(end)
        qv = q.c(end); return;
    else
        bin = discretize(v, q.b);
        if isnan(bin), bin = q.N; end
        qv = q.c(bin);
    end
end

% function r = reference_at_k(k, refCfg)
%     switch lower(refCfg.type)
%         case 'const'
%             r = refCfg.r0;
% 
%         case 'sine'
%             % r_k = bias + amp*sin(2*pi*freq*k)
%             bias = getfield_with_default(refCfg, 'bias', 0);
%             r = bias + refCfg.amp * sin(2*pi*refCfg.freq*k);
% 
%         case 'piecewise'
%             % switch_k must start at 0, values same length
%             idx = find(refCfg.switch_k <= k, 1, 'last');
%             if isempty(idx), idx = 1; end
%             r = refCfg.values(idx);
% 
%         % case 'mixed'
%         %     idx = find(refCfg.switch_k <= k, 1, 'last');
%         %     if isempty(idx), idx = 1; end
%         %     r = refCfg.values(idx);
% 
%         otherwise
%             error('Unknown refCfg.type = %s', refCfg.type);
%     end
% end

function r = reference_at_k(k, refCfg)
    switch lower(refCfg.type)

        case 'const'
            r = refCfg.r0;

        case 'sine'
            % r_k = bias + amp*sin(2*pi*freq*k + phase)
            bias  = getfield_with_default(refCfg, 'bias',  0);
            phase = getfield_with_default(refCfg, 'phase', 0);
            r = bias + refCfg.amp * sin(2*pi*refCfg.freq*k + phase);

        case 'piecewise'
            % piecewise-constant: values(idx)
            idx = find(refCfg.switch_k <= k, 1, 'last');
            if isempty(idx), idx = 1; end
            r = refCfg.values(idx);

        case 'mixed'
            % Segment start indices (must be sorted, typically start at 0)
            sw = refCfg.switch_k(:).';
            idx = find(sw <= k, 1, 'last');
            if isempty(idx), idx = 1; end
            tau = k - sw(idx);  % local time within segment (in samples)

            % Two supported ways to specify segments:
            %   (A) segType{idx} + segPar{idx}
            %   (B) segments(idx) struct with field "type" (and params)
            if isfield(refCfg, 'segments')
                seg = refCfg.segments(idx);
                segType = lower(seg.type);
                par = seg;
            else
                segType = lower(refCfg.segType{idx});
                par = refCfg.segPar{idx};
            end

            switch segType
                case 'step'
                    % r = value
                    r = par.value;

                case 'ramp'
                    % r = start + slope * tau
                    % optional clamp via par.min/par.max
                    r = par.start + par.slope * tau;
                    if isfield(par,'min'), r = max(r, par.min); end
                    if isfield(par,'max'), r = min(r, par.max); end

                case 'sine'
                    % r = bias + amp*sin(2*pi*freq*tau + phase)
                    bias  = getfield_with_default(par, 'bias',  0);
                    phase = getfield_with_default(par, 'phase', 0);
                    r = bias + par.amp * sin(2*pi*par.freq*tau + phase);

                otherwise
                    error('Unknown mixed segment type = %s', segType);
            end

        otherwise
            error('Unknown refCfg.type = %s', refCfg.type);
    end
end

function v = getfield_with_default(s, fname, vdefault)
    if isfield(s, fname), v = s.(fname); else, v = vdefault; end
end

function data = collect_ideal_dataset_ref(A,B,C,Kx,Kz,Ti,nTraj,H,x0_box,z0_box,gamma,refCfg)
    n = size(A,1);
    X = [];
    Y = [];
    W = [];
    R = [];

    for tr = 1:nTraj
        if mod(tr,25) == 1
            disp(['>> Traj ',num2str(tr)]);
        end
        x0 = (2*rand(n,1)-1).*x0_box(:);
        z0 = (2*rand-1)*z0_box;
        x = x0; z = z0;

        for k = 0:H
            y = C*x;
            r = reference_at_k(k, refCfg);
            if rand(1) < 1e-1
                r = r*(1+randn(1));  % disturb ref a bit
            end

            R = [R; r];
            X = [X; x.'];
            Y = [Y; y];
            W = [W; gamma^k];

            u = Kx*x + Kz*z;              % ideal controller state for this reference
            if rand(1) < 1e-2
                r = r*(1+randn(1)*1e-2);  % disturb ref a bit
            end
            wk = zeros(2,1);
            if rand(1) < 1e-2
                wk = r*(1+randn(2,1)*1e-2);  % disturb states a bit
            end
            
            x_next = A*x + B*u+wk;
            z_next = z + Ti*(r - y);      % ideal integrator uses unquantized y

            x = x_next; z = z_next;
        end
    end

    data.r = R;
    data.x = X;
    data.y = Y;
    data.w = W;

    % debug trajectories
    figure,
    % subplot(311),stem(data.x(:,1)),hold on,stem(data.x(:,2));
    % subplot(312),stem(data.y);
    % subplot(313),stem(data.w)
    subplot(411),plot(data.x(:,1)),hold on,plot(data.x(:,2));
    subplot(412),plot(data.y);
    subplot(413),plot(data.w)
    subplot(414),plot(data.r)
end

function out = evaluate_quantized_case_ref(A,B,C,Kx,Kz,Ti,Qdelta,R,gamma,Wx_u,Wy_u,qbundle,testset,Heval,refCfg,Sx,Sy)
    nTraj = size(testset,1);
    Ju = zeros(nTraj,1);
    Js = zeros(nTraj,1);

    overload_count = 0;
    total_quant_calls = 0;

    for tr = 1:nTraj
        xi_q   = testset(tr,:).';  % [x1;x2;z]
        xi_ref = xi_q;             % ideal starts from same initial condition

        J1 = 0;
        J2 = 0;

        for k = 0:Heval
            r = reference_at_k(k, refCfg);

            % Quantized system state
            x = xi_q(1:2);
            z = xi_q(3);
            y = C*x;

            % Ideal system state
            xs = xi_ref(1:2);
            zs = xi_ref(3);
            ys = C*xs;

            % Quantize measurements for implemented controller
            [xq1, ov1] = quantize_scalar(x(1), qbundle.x{1});
            [xq2, ov2] = quantize_scalar(x(2), qbundle.x{2});
            [yq,  ov3] = quantize_scalar(y,    qbundle.y{1});
            overload_count = overload_count + ov1 + ov2 + ov3;
            total_quant_calls = total_quant_calls + 3;

            xq = [xq1; xq2];

            % Commands
            u  = Kx*xq + Kz*z;
            us = Kx*xs + Kz*zs;   % ideal command under same reference (through zs)

            % dxi = [xs;zs]-[xq;z];
            dxi = [x; z] - [xs; zs];   % actual augmented state minus ideal augmented state
                                       % (or reversed sign; squared cost doesn't care)
            du = u - us;
            ex = xq - x;
            ey = yq - y;

            % old; u only
            % J1 = J1 + (gamma^k) * (du' * R * du);
            % J2 = J2 + (gamma^k) * (ex' * Wx_u * ex + ey' * Wy_u * ey);
            J1 = J1 + (gamma^k) * (dxi' * Qdelta * dxi + du' * R * du);
            J2 = J2 + (gamma^k) * (ex' * Wx_u * ex + ey' * Wy_u * ey);

            % Step both systems with SAME reference
            x_next  = A*x  + B*u;
            z_next  = z  + Ti*(r - yq);  % quantized output in integrator

            xs_next = A*xs + B*us;
            zs_next = zs + Ti*(r - ys);  % ideal output in integrator

            xi_q   = [x_next;  z_next];
            xi_ref = [xs_next; zs_next];
        
            try
                assert(abs(x_next(1)) <= Sx(1)+1e-12);
                assert(abs(x_next(2)) <= Sx(2)+1e-12);
                assert(abs(y)  <= Sy +1e-12);
            catch me
                disp(me)
            end

        end

        Ju(tr) = J1;
        Js(tr) = J2;
    end

    out.Ju = Ju;
    out.Jsurr = Js;
    out.overload_count = overload_count;
    out.total_quant_calls = total_quant_calls;
end

function traj = simulate_single_trajectory_ref(A,B,C,Kx,Kz,Ti,R,gamma,Wx_u,Wy_u,qbundle,x0_aug,Heval,refCfg)
    % gamma, R, Wx_u, Wy_u kept for possible extensions
    xi_q   = x0_aug(:);
    xi_ref = x0_aug(:);

    K = 0:Heval;
    Nk = numel(K);

    traj.k = K(:);
    traj.r = zeros(Nk,1);

    traj.x1 = zeros(Nk,1); traj.x2 = zeros(Nk,1); traj.z = zeros(Nk,1);
    traj.y  = zeros(Nk,1); traj.u  = zeros(Nk,1);

    traj.x1_ideal = zeros(Nk,1); traj.x2_ideal = zeros(Nk,1); traj.z_ideal = zeros(Nk,1);
    traj.y_ideal  = zeros(Nk,1); traj.u_ideal  = zeros(Nk,1);

    for ii = 1:Nk
        k = K(ii);
        r = reference_at_k(k, refCfg);

        x = xi_q(1:2); z = xi_q(3); y = C*x;
        xs = xi_ref(1:2); zs = xi_ref(3); ys = C*xs;

        [xq1, ~] = quantize_scalar(x(1), qbundle.x{1});
        [xq2, ~] = quantize_scalar(x(2), qbundle.x{2});
        [yq,  ~] = quantize_scalar(y,    qbundle.y{1});

        xq = [xq1; xq2];

        u  = Kx*xq + Kz*z;
        us = Kx*xs + Kz*zs;

        traj.r(ii) = r;

        traj.x1(ii) = x(1); traj.x2(ii) = x(2); traj.z(ii) = z;
        traj.y(ii)  = y;    traj.u(ii)  = u;

        traj.x1_ideal(ii) = xs(1); traj.x2_ideal(ii) = xs(2); traj.z_ideal(ii) = zs;
        traj.y_ideal(ii)  = ys;    traj.u_ideal(ii)  = us;

        % step
        xi_q   = [A*x + B*u;     z  + Ti*(r - yq)];
        xi_ref = [A*xs + B*us;   zs + Ti*(r - ys)];
    end
end

function plot_centroid_stems(Qset, methods, figTitle, xyTag, idxChan)
    figure('Name', figTitle); hold on; grid on;

    yLevels = 1:numel(methods);
    for im = 1:numel(methods)
        nm = methods{im};
        q = Qset.(nm).(xyTag){idxChan};
        c = q.c(:).';
        stem(c, yLevels(im)*ones(size(c)), 'filled', 'LineWidth', 1.0);
        % stem([0,diff(c)], yLevels(im)*ones(size(c)), 'filled', 'LineWidth', 1.0);  % see where it's dense
        % stem(c, yLevels(im)*[0,diff(c)], 'filled', 'LineWidth', 1.0);  % centroid density
    end
    legend(methods, 'Location','best');
    set(gca, 'YTick', yLevels, 'YTickLabel', methods);
    xlabel('centroid location');
    ylabel('quantizer type');
    title(['Centroid spacing: ', figTitle]);
end

function plot_centroid_stems_LCSS(Qset, methods, figTitle, xyTag, idxChan)
    hold on; grid on;

    yLevels = 1:numel(methods);
    for im = 4:numel(methods)
        nm = methods{im};
        q = Qset.(nm).(xyTag){idxChan};
        c = q.c(:).';
        % stem(c, ones(size(c)), 'filled', 'LineWidth', 0.5);
        stem(c, ones(size(c)), 'filled', 'LineWidth', 1);
        % stem([0,diff(c)], yLevels(im)*ones(size(c)), 'filled', 'LineWidth', 1.0);  % see where it's dense
        % stem(c, yLevels(im)*[0,diff(c)], 'filled', 'LineWidth', 1.0);  % centroid density
    end
    % legend(methods, 'Location','best');
    % set(gca, 'YTick', yLevels, 'YTickLabel', methods);
    % xlabel('centroid location');
    % ylabel('Centroid spacing');
    % title(['Centroid spacing: ', figTitle]);
end

% function plot_centroid_stems_diff(Qset, methods, figTitle, xyTag, idxChan)
%     figure('Name', figTitle); hold on; grid on;
% 
%     yLevels = 1:numel(methods);
%     for im = 1:numel(methods)
%         nm = methods{im};
%         q = Qset.(nm).(xyTag){idxChan};
%         c = q.c(:).';
%         % stem(c, yLevels(im)*ones(size(c)), 'filled', 'LineWidth', 1.0);
%         % stem([0,diff(c)], yLevels(im)*ones(size(c)), 'filled', 'LineWidth', 1.0);  % see where it's dense
%         stem(c, yLevels(im)*[0,diff(c)], 'filled', 'LineWidth', 1.0);  % centroid density
%     end
%     legend(methods, 'Location','best');
%     set(gca, 'YTick', yLevels, 'YTickLabel', methods);
%     xlabel('centroid location');
%     ylabel('quantizer type');
%     title(['Centroid spacing (diff/density): ', figTitle]);
% end

function plot_rect_partition(qx1, qx2)
    % Component-wise scalar quantizers => rectangular partition in (x1,x2)
    % xlim([qx1.b(1), qx1.b(end)]);
    % ylim([qx2.b(1), qx2.b(end)]);

    % Vertical lines from x1 thresholds
    for i = 1:numel(qx1.b)
        xline(qx1.b(i), '-', 'LineWidth', 0.8);
    end

    % Horizontal lines from x2 thresholds
    for j = 1:numel(qx2.b)
        yline(qx2.b(j), '-', 'LineWidth', 0.8);
    end

    % Mark reconstruction points (Cartesian product of centroids)
    [C1, C2] = meshgrid(qx1.c, qx2.c);
    plot(C1(:), C2(:), 'k.', 'MarkerSize', 10);
end
